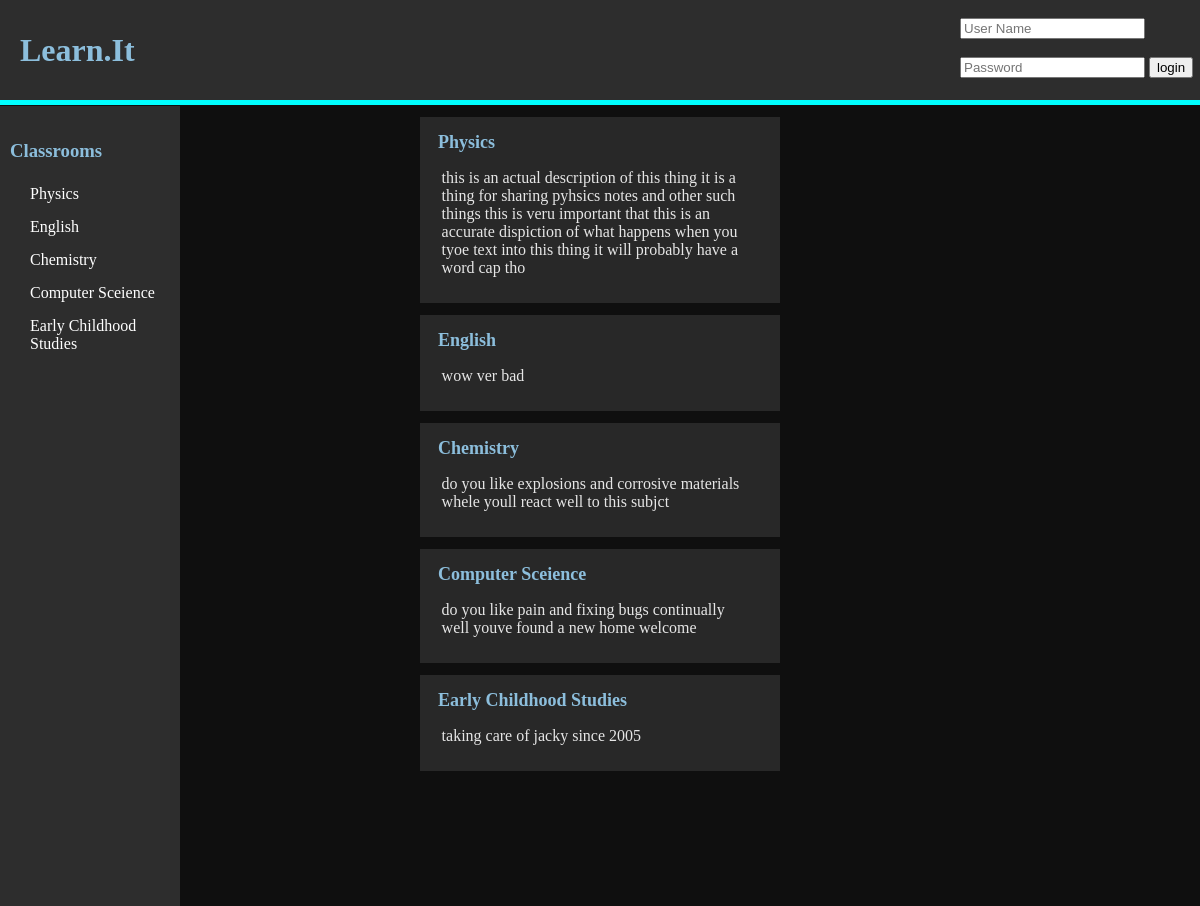
The page /c on the database as committed earlier.
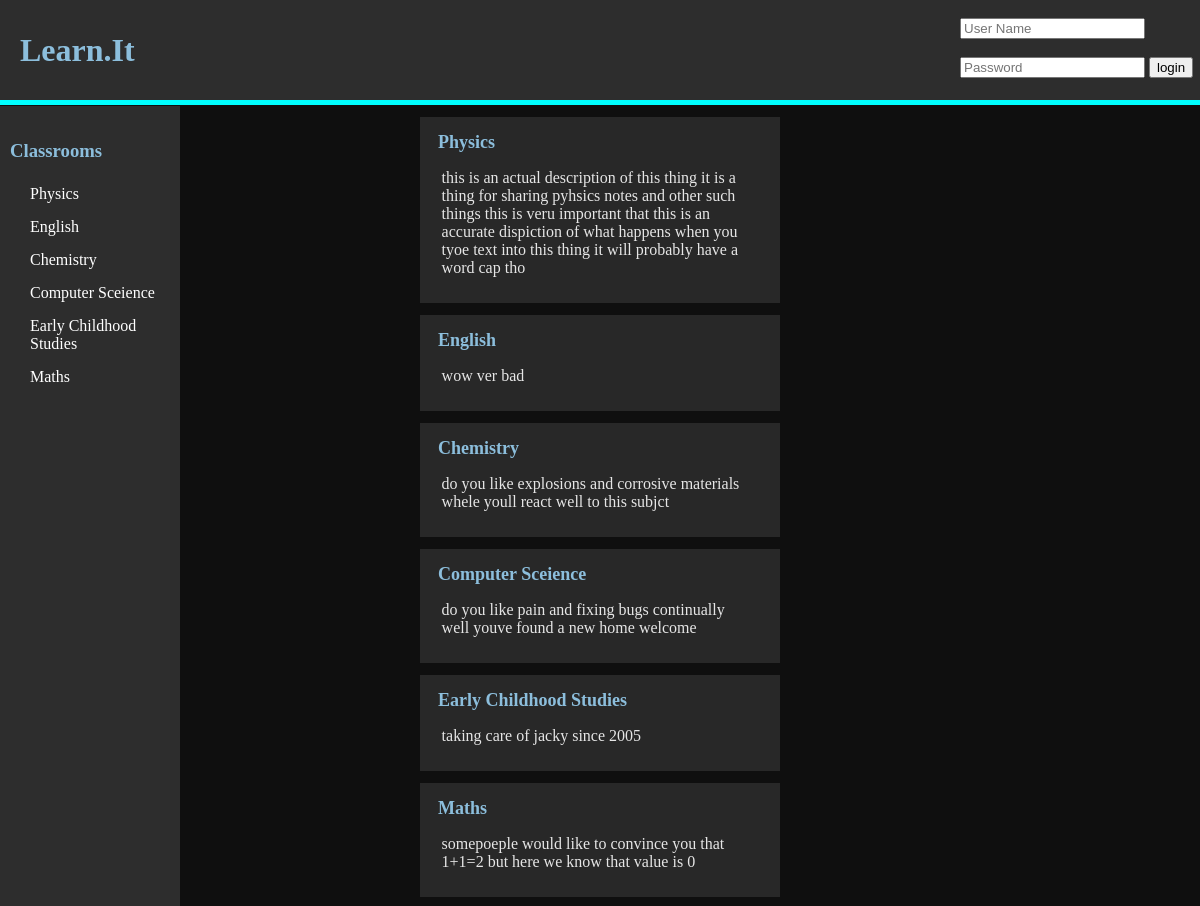
The same page on the database as committed later.
### tables this page shows
CREATE TABLE classroom (id INTEGER PRIMARY KEY, name STRING (25), description TEXT (100), ProPic TEXT);

### main.py (the view, shortened to what this page needs)
@app.route("/c")
def view_classess():
    name = ''
    my_classess = ""
    id = 0
    if session.get("_User") is None:
        classes = do_query("""SELECT name, id from classroom""", (), None)
    posts = do_query("SELECT * from classroom", (), None)
    return render_template("ClassMenu.html", title="Classes", stuff=posts,
                           classrooms=classes, uid=id, user_name=name, myclassrooms=my_classess)

### main.py (called while the page is built)
def do_query(query, data, fetch):
    conn = sqlite3.connect("learnit.db")
    cur = conn.cursor()
    cur.execute(query, data)
    if fetch is None:
        result = cur.fetchall()
    else:
        result = cur.fetchone()
    conn.close()
    return result

### templates/ClassMenu.html (shortened to what this page needs)
<!DOCTYPE html>
<html lang="en" dir="ltr">
  <head>
  </head>
  <body>
    {%include 'header.html'%}
    {%include 'sidebar.html'%}
    {%for i in stuff%}
    <div class="post">
      <a href="/c/{{i[0]}}"><h1 class="post-title" >{{i[1]}}</h1></a>
      <p class="post-text">{{i[2]}}</p>
    </div>
    {%endfor%}
  </body>
</html>

### templates/header.html (shortened to what this page needs)
<!DOCTYPE html>
<html lang="en" dir="ltr">
<link rel="stylesheet" href="../static/css/style.css">
  <head>
  </head>
  <body>
    <div class="header">
        <h1 class="title"><a href="/" class="Title-link">Learn.it</a>
        </h1>
        <div class="login-box">
          {%if uid == 0%}
          <br>
          <form class="" action="/login" method="post">
            <input class="login-input" type="text" name="UserName" placeholder="User Name">
            <br><br>
            <input class="login-input" type="password" name="Password" placeholder="Password">
            <input type="submit" name="" value="login">
          </form>
          {%else%}
          <form class="logout" action="/logout" method="post">
            <input type="submit" name="" value="logout">
          </form>
              <p class="loggedin-name">{{user_name[0]}}</p>
          {%endif%}
        </div>
    </div>
  </body>
</html>

### templates/sidebar.html (shortened to what this page needs)
<!DOCTYPE html>
<html lang="en" dir="ltr">
<link rel="stylesheet" href="../static/css/style.css">
  <head>
  </head>
  <body>
    <div class="sidebar">
      <a href="/c" class="sidebar-Title"><h3 class="sidebar-Title">Classrooms</h3></a>
      {%for i in classrooms%}
        <a href="/c/{{i[1]}}" class="sidebar-Text">{{i[0]}}</a>
      {%endfor%}
    </div>
  </body>
</html>

### static/css/style.css (style rules this page uses)
div.header { width: 100%; background-color: rgb(45,45,45); height: 100px; padding: 0; color: rgb(140,190,220); border-bottom: solid 5px cyan; margin-bottom: 1px; position: relative; }
body { margin: 0; background-color: rgb(15,15,15) }
a { text-decoration: none; }
.title { margin-top: 0px; margin-left: 20px; text-transform: capitalize; line-height: 100px; text-decoration: none; color:rgb(140,190,220); margin-bottom: 0; float:left; }
.Title-link { text-decoration: none; height:100%; color:rgb(140,190,220); }
.sidebar { height: 100vh; width: 15vw; background-color: rgb(45,45,45); color:rgb(140,190,220); float: left; top: 0px; position:sticky; }
.sidebar-Title { margin-top: 0px; margin-left: 10px; line-height: 30px; color: rgb(140,190,220); text-decoration: none; }
.sidebar-Text { margin-left: 30px; color: white; text-transform: capitalize; display: block; margin-bottom: 15px; }
div.post { margin-left: auto; margin-right: auto; width: 30vw; background-color: rgb(40,40,40); padding-bottom: 10px; }
.post-title { font-size: large; color: rgb(140,190,220); text-transform: capitalize; margin-left: 5%; margin-right: 5%; margin-bottom: 2px; padding-bottom: 0px; padding-top: 15px; text-decoration: none; }
.post-text { width: 85%; margin-left: 1%; padding-left: 5%; padding-right: 5%; color: rgb(230,230,230); overflow:hidden; background-color: rgb(40,40,40); resize: none; border: None; overflow-y: auto; max-height: 100%; height:auto; }
.login-box { position: absolute; display: inline-block; height: 100%; width: 20%; right: 0; float: right; }
.login-input { marign-left:10px; background color: rgba(200, 200, 200, 0.25); }

Rows that differ between the two databases and show on the page:
added classroom: name "Maths", description "somepoeple would like to convince you that 1+1=2 but here we know that value is 0"
